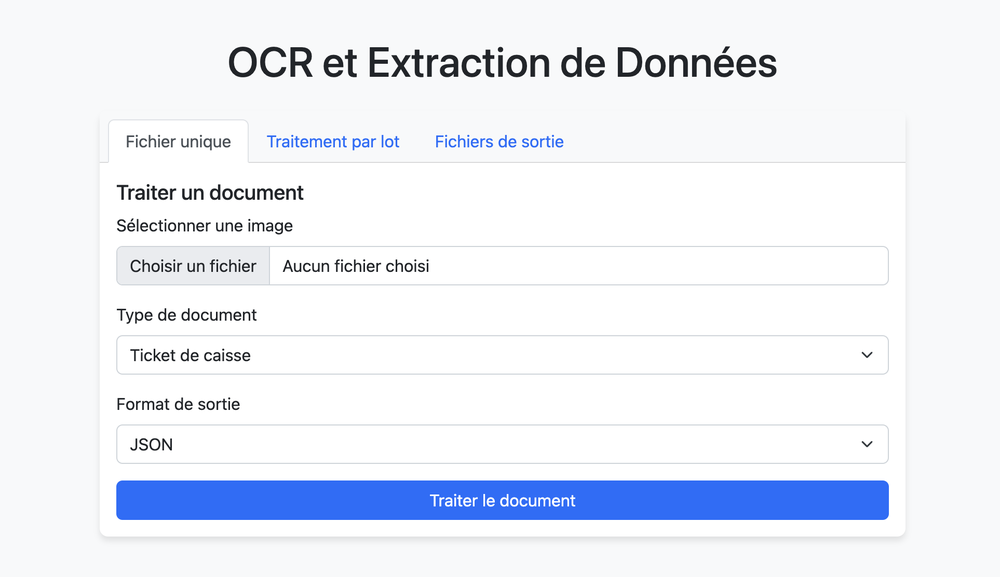
#> input picture images/interface.png, 1000 x 577 px, shrunk from 1926 x 1112 before the run
$ python -i ocr_engine.py   (imports and definitions only)
#> lines starting #> are read from the running program, lines starting #| are printed output that depends on the picture; after the words box and inside, x2 and y2 are one past the last pixel; in counts of white or black regions, pixels touching at a corner belong together
import cv2
import pytesseract
from PIL import Image
import numpy as np
import os

class OCREngine:
    def __init__(self, lang='fra+eng'):
        self.lang = lang

    def preprocess_image(self, img):
        """Prétraitement de l'image pour améliorer la reconnaissance OCR"""
#> called with img = 'images/interface.png'
        if isinstance(img, str):
            img = cv2.imread(img)
#> img is the input picture: shape (577, 1000, 3); mean B, G, R 247.3, 239.4, 235.7

        gray = cv2.cvtColor(img, cv2.COLOR_BGR2GRAY)
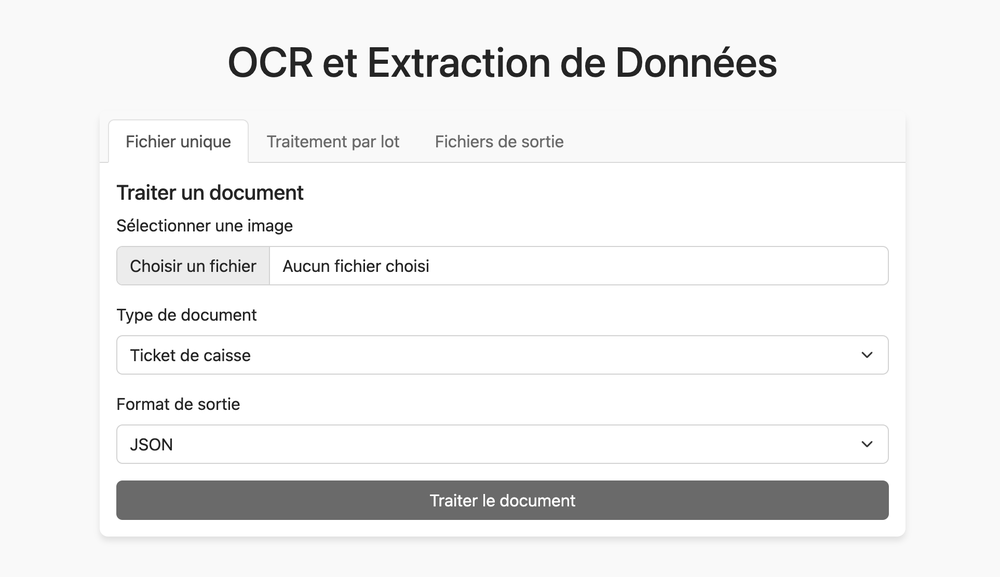
#> gray: shape (577, 1000); min 0, max 255, mean 239.3

        denoised = cv2.fastNlMeansDenoising(gray, None, 10, 7, 21)

        clahe = cv2.createCLAHE(clipLimit=2.0, tileGridSize=(8,8))
        enhanced = clahe.apply(denoised)

        binary = cv2.adaptiveThreshold(
            enhanced, 255, cv2.ADAPTIVE_THRESH_GAUSSIAN_C,
            cv2.THRESH_BINARY, 11, 2
        )
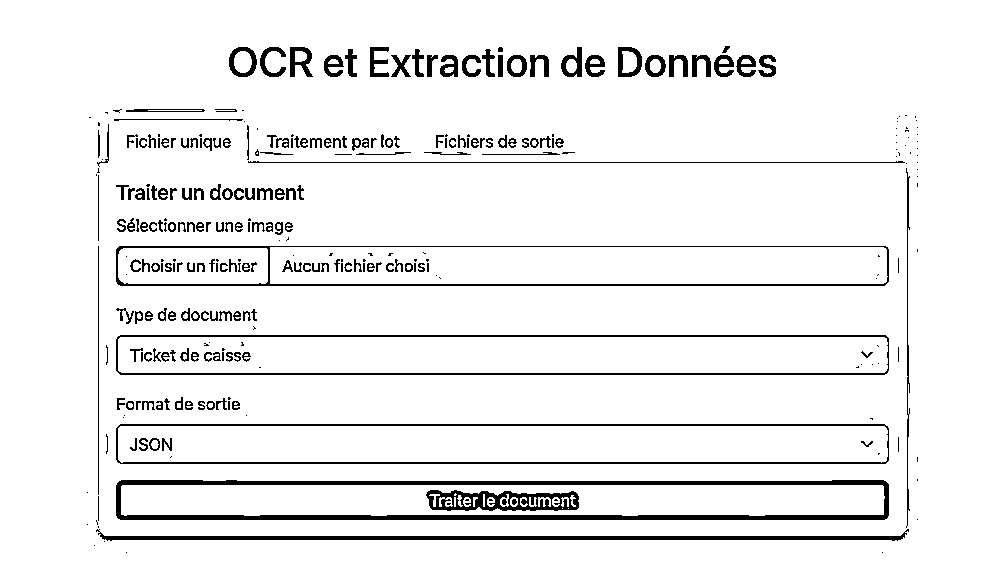
#> binary: shape (577, 1000); 93.5% white; 319 black regions (120 under 20 px), largest, box (x1, y1, x2, y2) and area: (116, 480, 889, 520) 7305, (96, 529, 909, 541) 3252, (116, 335, 889, 375) 3197

        return binary

    # [44 lines left out: functions extract_text, extract_text_and_layout, not called in this run]

>>> result = OCREngine().preprocess_image('images/interface.png')
